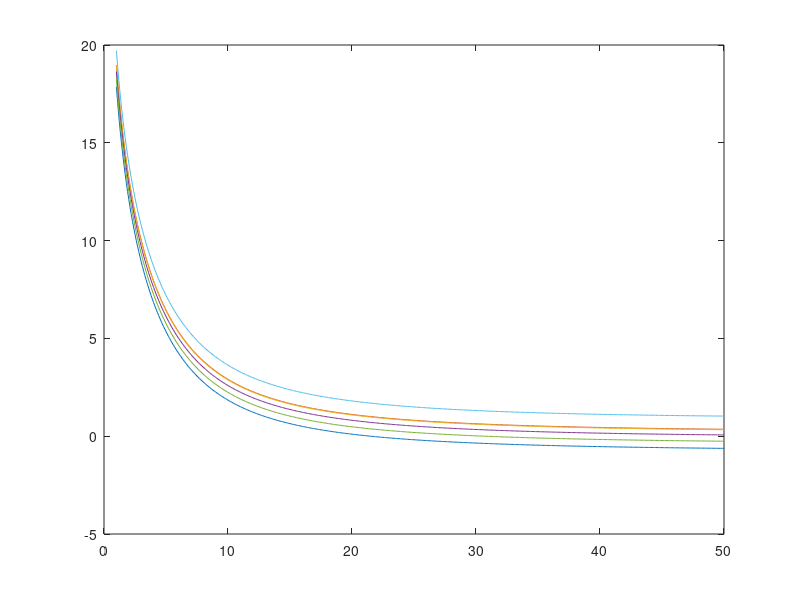

Write MATLAB code to recreate this figure. (Note: this script raises an error after producing the figure.)
clc
close all
clear

%% reverb time and absorption of concert hall
% All tables are for the octave bands from 125 Hz to 4 kHz
f_oct = [125 250 500 1000 2000 4000];
c = 340;                                            % speed of sound

%%
abs_occ = [0.62 0.72 0.8 0.83 0.84 0.85];           % absorption coeff seated
abs_empty = [0.54 0.62 0.68 0.7 0.68 0.66];         % absorption coeff empty
att_coeff = [0 0 0.001 0.002 0.004 0.0086];         % attanuation coeff

abs_absorber = [0.7	0.95 0.95 0.95 0.9 0.9];        % absorption coeff of absorber (example)
abs_absorber_lobby = [0.7 0.95 0.95 0.95 0.95 0.9];        % absorption coeff of absorber (example)
abs_absorber_low = [0.7 0.75 0.35 0.2 0.1 0.1];     % absorption coeff of low freq absorber
abs_absorber_low_lobby = [0.85 0.65 0.5 0.2 0.1 0.1];     % absorption coeff of low freq absorber

abs_wood = [0.15 0.11 0.10 0.07 0.06 0.07];
abs_glass = [0.18 0.06 0.04 0.05 0.02 0.02];
abs_brick = [0.03 0.03 0.03 0.04 0.05 0.07];
abs_stone = [0.01 0.01 0.015 0.02 0.02 0.02];

%%
% things you should adjust
V = 19400;                                          % Volume of concert hall
S_peraudiencemember = 0.5*0.5;                     % area per seat
S_absorber = 200;                                   % area of normal absorbers
S_absorber_low = 135;                               % area of low frequency absorbers
% end

S_audience = 2300 * S_peraudiencemember;            % area of whole audience
S_concerthall_floor = 2000;
S_concerthall_wall = 5450 - S_concerthall_floor;


A_concerthall_wall = abs_wood*S_concerthall_wall;
A_concerthall_floor = abs_wood*S_concerthall_floor;
A_absorber = - S_absorber * log(1-abs_absorber);    % eq. absorption area of absorbers
A_absorber_low = - S_absorber_low * log(1-abs_absorber_low);

A_occ = - S_audience*log(1-abs_occ);                % eq. absorption area of audience
A_empty = - S_audience*log(1-abs_empty);            % eq. absorption area of seats

A_total_occ = A_concerthall_floor + A_concerthall_wall + A_absorber + A_absorber_low +  A_occ; 
A_total_empty = A_concerthall_floor + A_concerthall_wall + A_absorber + A_absorber_low +  A_empty; 

% reverb time when seated and empty
T_60_calc_occ = 24*log(10)*V./(c*(4*att_coeff*V + A_total_occ));
T_60_calc_empty = 24*log(10)*V./(c*(4*att_coeff*V + A_total_empty));

%% clarity
r = 1:0.1:50;       % distance

E_direct = zeros(1,length(r));
E_direct(:) = 100./r.^2;

E_early_empty = zeros(length(T_60_calc_empty), length(r));
E_late_empty = zeros(length(T_60_calc_empty), length(r));
C_80_empty = zeros(length(T_60_calc_empty), length(r));     % clarity when emtpy

E_early_occ = zeros(length(T_60_calc_occ), length(r));
E_late_occ = zeros(length(T_60_calc_occ), length(r));
C_80_occ = zeros(length(T_60_calc_occ), length(r));         % clarity when fully seated

for i = 1:length(T_60_calc_empty)

    E_early_empty(i,:) = (31200*T_60_calc_empty(i)/V)*exp(-0.04.*r./T_60_calc_empty(i))*(1-exp(-1.11/T_60_calc_empty(i)));
    E_late_empty(i,:) = (31200*T_60_calc_empty(i)/V)*exp(-0.04.*r./T_60_calc_empty(i))*exp(-1.11/T_60_calc_empty(i));
    C_80_empty(i,:) = 10*log10((E_direct+E_early_empty(i,:))./E_late_empty(i,:));

    E_early_occ(i,:) = (31200*T_60_calc_occ(i)/V)*exp(-0.04.*r./T_60_calc_occ(i))*(1-exp(-1.11/T_60_calc_occ(i)));
    E_late_occ(i,:) = (31200*T_60_calc_occ(i)/V)*exp(-0.04.*r./T_60_calc_occ(i))*exp(-1.11/T_60_calc_occ(i));
    C_80_occ(i,:) = 10*log10((E_direct+E_early_empty(i,:))./E_late_empty(i,:));
end

%% strength

A = 0.163*V./T_60_calc_occ;             % equivilant absorption area
Q = 1;                                  % directivity
delta = 6.91./T_60_calc_empty;          % decay
ref = Q/(4*pi*10^2);                    % reference
dir = Q./(4*pi*r.^2);                   % direct component

diff = zeros(length(A), length(r));     % diffuse component
G = zeros(length(A), length(r));

for i = 1:length(A)
    diff(i,:) = 4./A(i) * exp(-2*delta(i)*r./c);
    G(i,:) = 10*log10((dir + diff(i,:))./ref);  % Strength for all six octave bands
end

%% rehersal room

% things you should adjust 
S_absorber_rehersal = 80;
S_absorber_low_rehersal = 30; 

n_person = 1:50;                             % number of people in rehersal room
V_rehersal = 1470;                       % Volume of rehersal room
S_wall = 400 + 245 + 245;         % area of the walls, floor and ceiling in rehersal room
% end

A_absorber_rehersal = - S_absorber_rehersal * log(1-abs_absorber);
A_absorber_rehersal_low = - S_absorber_low_rehersal * log(1-abs_absorber_low);
A_person = [0.05 0.16 0.25 0.58 0.86 1.03]; % eq. absorption area per person
A_wall = S_wall*abs_wood;                   % eq. absorption area of walls


% reverberation time of rehersal room
T_60_rehersal = zeros(length(n_person), length(A_wall));
for i = n_person
    T_60_rehersal(i,:) = 0.163*V_rehersal./(n_person(i)*A_person + A_wall + A_absorber_rehersal_low + A_absorber_rehersal);
end

%% lobby

V_lobby = 50000;
S_ceiling_L = 5900;
S_walls_CH_L = 7000;
S_floor_L = 3310 - 1762;
S_window_L = 650;
S_absorber_L = 1000;
S_absorber_low_L = 1200;


A_ceiling_L = S_ceiling_L*abs_wood;
A_walls_L = S_walls_CH_L*abs_stone;
A_floor_L = S_floor_L*abs_stone;
A_window_L = S_window_L*abs_glass;
A_absorber_L = - S_absorber_L * log(1-abs_absorber_lobby);
A_absorber_low_L = - S_absorber_low_L * log(1-abs_absorber_low_lobby);
A_total_L = A_ceiling_L + A_walls_L + A_floor_L + A_window_L + A_absorber_L + A_absorber_low_L;



T_60_Lobby = 24*log(10)*V_lobby./(c*(4*att_coeff*V_lobby + A_total_L));


%% plots

% clarity
figure
plot(r, C_80_occ)
hold on
thickenall_big;
grid on
xlabel('Distance r in m')
ylabel('Clarity C_{80} in dB')
legend('125','250','500','1k','2k','4k')
%ylim([-5 20])

% strength
figure
plot(r, G)
thickenall_big;
grid on 
legend('125','250','500','1k','2k','4k')
xlabel('Distance r in m')
ylabel('Strength G in dB')
xlim([0 40])
ylim([-5 20])

% lobby
figure
semilogx(f_oct, T_60_Lobby)
hold on
grid on
thickenall_big;
xticks(f_oct);
xticklabels({'125', '250', '500', '1k', '2k', '4k'})
%xlim([0 5000])
ylim([0 3])
xlabel('f in Hz')
ylabel('T_{60} in s')
legend('Lobby1','Lobby2')

% T_60 in concert hall
figure
semilogx(f_oct, T_60_calc_empty)
hold on
grid on
semilogx(f_oct, T_60_calc_occ)
thickenall_big;
xticks(f_oct);
xticklabels({'125', '250', '500', '1k', '2k', '4k'})
%xlim([0 5000])
ylim([0 3])
xlabel('f in Hz')
ylabel('T_{60} in s')
legend('empty','seated')

% T_60 in rehersal room
figure
semilogx(f_oct, T_60_rehersal(1,:))
hold on
grid on
semilogx(f_oct, T_60_rehersal(25,:))
semilogx(f_oct, T_60_rehersal(50,:))
thickenall_big;
xticks(f_oct);
xticklabels({'125', '250', '500', '1k', '2k', '4k'})
%xlim([0 5000])
ylim([0 3])
xlabel('f in Hz')
ylabel('T_{60} in s')
legend('1 Musician','25 Musicians', '50 Musicians')
